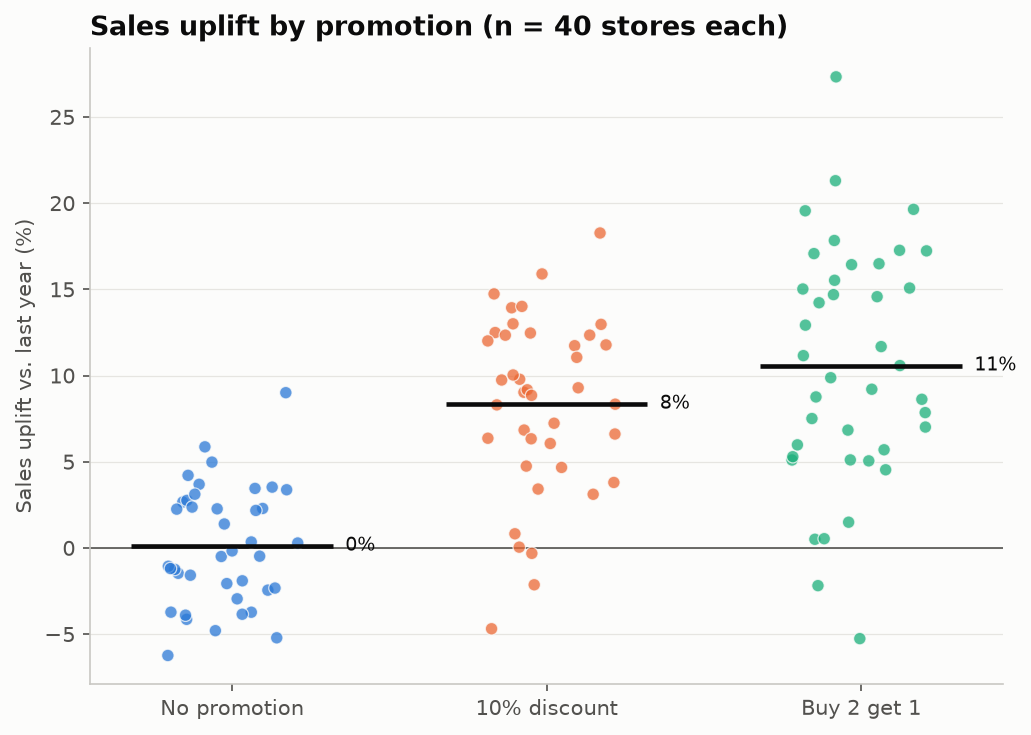

Write Python code to recreate this figure.
"""
Strip Plot (Jittered Dots)  -  family: Distribution

DESIGN PURPOSE
Plots every observation as a dot along a value axis, with random sideways
jitter to reduce overlap. Nothing is summarised away, so sample size, clusters
and outliers stay visible.

WHEN TO USE
  - Show small to medium samples (under ~300 per group) where every point
    matters
  - Expose the raw data behind a summary statistic
  - Overlay on box or violin plots

AVOID WHEN
  - Samples are large (dots merge into a blob)

ALTERNATIVES
  - Beeswarm plot
  - Box plot with points
  - Raincloud plot

EXAMPLE
Sales uplift (%) per store in a three-arm promotion test, 40 stores per arm,
with group means (synthetic).

Run:  python strip_jitter.py
"""
import sys
from pathlib import Path

import numpy as np
import pandas as pd
import matplotlib.pyplot as plt

# Library style: categorical colors in fixed order, recessive axes, hairline grid.
PALETTE = ["#2a78d6", "#eb6834", "#1baf7a", "#eda100",
           "#e87ba4", "#008300", "#6250d6", "#e34948"]
SEQ_CMAP = "Blues"      # sequential: one hue, light -> dark
DIV_CMAP = "RdBu_r"     # diverging: two opposite hues, neutral midpoint
GRAY = "#b8b7b1"        # de-emphasised marks
plt.rcParams.update({
    "figure.figsize": (8, 4.8), "figure.dpi": 110, "figure.facecolor": "#fcfcfb",
    "axes.facecolor": "#fcfcfb", "axes.edgecolor": "#c9c8c3", "axes.linewidth": 0.8,
    "axes.spines.top": False, "axes.spines.right": False,
    "axes.grid": True, "grid.color": "#e6e5e1", "grid.linewidth": 0.6, "axes.axisbelow": True,
    "axes.prop_cycle": plt.cycler(color=PALETTE),
    "axes.titlesize": 13, "axes.titleweight": "bold", "axes.titlelocation": "left",
    "axes.labelcolor": "#52514e", "xtick.color": "#52514e", "ytick.color": "#52514e",
    "text.color": "#0b0b0b", "font.size": 10, "lines.linewidth": 2,
    "legend.frameon": False,
})

# --- Example data ------------------------------------------------------------
rng = np.random.default_rng(19)
arms = {"No promotion": (1, 4), "10% discount": (7, 5), "Buy 2 get 1": (11, 6)}
df = pd.concat([pd.DataFrame({"arm": a, "uplift_pct": rng.normal(m, s, 40)})
                for a, (m, s) in arms.items()], ignore_index=True)
df.groupby("arm")["uplift_pct"].agg(["mean", "std", "count"]).round(1)

# --- Plot --------------------------------------------------------------------
import seaborn as sns
fig, ax = plt.subplots(figsize=(7, 5))
sns.stripplot(data=df, x="arm", y="uplift_pct", hue="arm", palette=PALETTE[:3], legend=False,
              jitter=0.22, size=6, alpha=0.75, edgecolor="#fcfcfb", linewidth=0.6, ax=ax)
means = df.groupby("arm", sort=False)["uplift_pct"].mean()
for i, m in enumerate(means):
    ax.hlines(m, i - 0.32, i + 0.32, color="#0b0b0b", linewidth=2.2, zorder=4)
    ax.text(i + 0.36, m, f"{m:.0f}%", va="center", fontsize=9)
ax.axhline(0, color="#52514e", linewidth=0.8)
ax.set_xlabel(None)
ax.set_ylabel("Sales uplift vs. last year (%)")
ax.set_title("Sales uplift by promotion (n = 40 stores each)")
ax.grid(axis="x", visible=False)
fig.tight_layout()

# --- Save / show -------------------------------------------------------------
out = Path(__file__).with_name(Path(__file__).stem + ".png")
fig.savefig(out, dpi=150, bbox_inches="tight")
print(f"saved {out}")
if "--no-show" not in sys.argv:
    plt.show()
